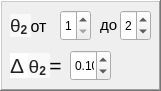
   <widget class="QFrame" name="frame_3">
    <property name="geometry">
     <rect>
      <x>400</x>
      <y>30</y>
      <width>161</width>
      <height>91</height>
     </rect>
    </property>
    <property name="frameShape">
     <enum>QFrame::WinPanel</enum>
    </property>
    <property name="frameShadow">
     <enum>QFrame::Raised</enum>
    </property>
    <widget class="QLabel" name="lbl_9">
     <property name="geometry">
      <rect>
       <x>10</x>
       <y>0</y>
       <width>41</width>
       <height>51</height>
      </rect>
     </property>
     <property name="text">
      <string>&lt;html&gt;&lt;head/&gt;&lt;body&gt;&lt;p&gt;&lt;span style=&quot; font-family:'serif'; font-size:14pt; color:#252525; background-color:#f9f9f9;&quot;&gt;θ&lt;/span&gt;&lt;span style=&quot; font-family:'serif'; font-size:14pt; font-weight:600; color:#252525; background-color:#f9f9f9; vertical-align:sub;&quot;&gt;2 &lt;/span&gt;&lt;span style=&quot; font-size:12pt;&quot;&gt;от&lt;/span&gt;&lt;/p&gt;&lt;/body&gt;&lt;/html&gt;</string>
     </property>
    </widget>
    <widget class="QLabel" name="lbl_11">
     <property name="geometry">
      <rect>
       <x>100</x>
       <y>10</y>
       <width>21</width>
       <height>31</height>
      </rect>
     </property>
     <property name="text">
      <string>&lt;html&gt;&lt;head/&gt;&lt;body&gt;&lt;p&gt;&lt;span style=&quot; font-size:11pt;&quot;&gt;до&lt;/span&gt;&lt;/p&gt;&lt;/body&gt;&lt;/html&gt;</string>
     </property>
    </widget>
    <widget class="QSpinBox" name="spinBox">
     <property name="geometry">
      <rect>
       <x>60</x>
       <y>10</y>
       <width>31</width>
       <height>31</height>
      </rect>
     </property>
     <property name="minimum">
      <number>1</number>
     </property>
     <property name="maximum">
      <number>99</number>
     </property>
     <property name="value">
      <number>1</number>
     </property>
    </widget>
    <widget class="QSpinBox" name="spinBox_2">
     <property name="geometry">
      <rect>
       <x>120</x>
       <y>10</y>
       <width>31</width>
       <height>31</height>
      </rect>
     </property>
     <property name="minimum">
      <number>1</number>
     </property>
     <property name="maximum">
      <number>99</number>
     </property>
     <property name="value">
      <number>2</number>
     </property>
    </widget>
    <widget class="QLabel" name="lbl_5">
     <property name="geometry">
      <rect>
       <x>10</x>
       <y>40</y>
       <width>81</width>
       <height>51</height>
      </rect>
     </property>
     <property name="text">
      <string>&lt;!DOCTYPE HTML PUBLIC &quot;-//W3C//DTD HTML 4.0//EN&quot; &quot;http://www.w3.org/TR/REC-html40/strict.dtd&quot;&gt;
&lt;html&gt;&lt;head&gt;&lt;meta name=&quot;qrichtext&quot; content=&quot;1&quot; /&gt;&lt;style type=&quot;text/css&quot;&gt;
p, li { white-space: pre-wrap; }
&lt;/style&gt;&lt;/head&gt;&lt;body style=&quot; font-family:'MS Shell Dlg 2'; font-size:8pt; font-weight:400; font-style:normal;&quot;&gt;
&lt;p style=&quot; margin-top:12px; margin-bottom:12px; margin-left:0px; margin-right:0px; -qt-block-indent:0; text-indent:0px;&quot;&gt;&lt;span style=&quot; font-family:'arial,sans-serif'; font-size:16pt; color:#222222; background-color:#ffffff;&quot;&gt;Δ &lt;/span&gt;&lt;span style=&quot; font-family:'serif'; font-size:14pt; color:#252525; background-color:#f9f9f9;&quot;&gt;θ&lt;/span&gt;&lt;span style=&quot; font-family:'serif'; font-size:14pt; font-weight:600; color:#252525; background-color:#f9f9f9; vertical-align:sub;&quot;&gt;2 &lt;/span&gt;&lt;span style=&quot; font-family:'Times New Roman,serif'; font-size:16pt;&quot;&gt;=&lt;/span&gt;&lt;/p&gt;&lt;/body&gt;&lt;/html&gt;</string>
     </property>
    </widget>
    <widget class="QDoubleSpinBox" name="dblSpinBox_7">
     <property name="geometry">
      <rect>
       <x>70</x>
       <y>50</y>
       <width>41</width>
       <height>31</height>
      </rect>
     </property>
     <property name="wrapping">
      <bool>true</bool>
     </property>
     <property name="decimals">
      <number>2</number>
     </property>
     <property name="minimum">
      <double>0.000000000000000</double>
     </property>
     <property name="maximum">
      <double>2.000000000000000</double>
     </property>
     <property name="singleStep">
      <double>0.050000000000000</double>
     </property>
     <property name="value">
      <double>0.100000000000000</double>
     </property>
    </widget>
   </widget>
